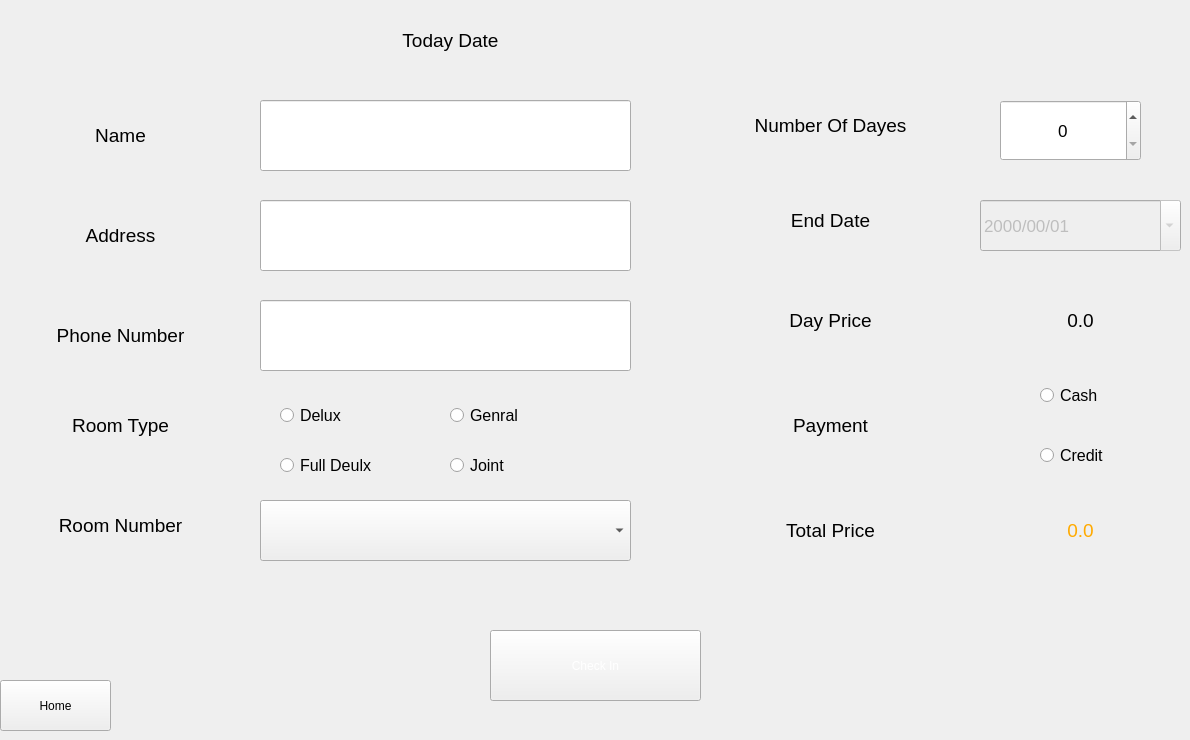
    <widget class="QWidget" name="tab">
     <attribute name="title">
      <string>Page</string>
     </attribute>
     <widget class="QLineEdit" name="lineEdit">
      <property name="geometry">
       <rect>
        <x>260</x>
        <y>100</y>
        <width>371</width>
        <height>71</height>
       </rect>
      </property>
      <property name="font">
       <font>
        <pointsize>13</pointsize>
       </font>
      </property>
     </widget>
     <widget class="QLineEdit" name="lineEdit_2">
      <property name="geometry">
       <rect>
        <x>260</x>
        <y>200</y>
        <width>371</width>
        <height>71</height>
       </rect>
      </property>
      <property name="font">
       <font>
        <pointsize>13</pointsize>
       </font>
      </property>
     </widget>
     <widget class="QLineEdit" name="lineEdit_3">
      <property name="geometry">
       <rect>
        <x>260</x>
        <y>300</y>
        <width>371</width>
        <height>71</height>
       </rect>
      </property>
      <property name="font">
       <font>
        <pointsize>13</pointsize>
       </font>
      </property>
     </widget>
     <widget class="QComboBox" name="comboBox_2">
      <property name="geometry">
       <rect>
        <x>260</x>
        <y>500</y>
        <width>371</width>
        <height>61</height>
       </rect>
      </property>
      <property name="font">
       <font>
        <pointsize>13</pointsize>
       </font>
      </property>
     </widget>
     <widget class="QDateEdit" name="dateEdit">
      <property name="enabled">
       <bool>false</bool>
      </property>
      <property name="geometry">
       <rect>
        <x>980</x>
        <y>200</y>
        <width>201</width>
        <height>51</height>
       </rect>
      </property>
      <property name="font">
       <font>
        <pointsize>13</pointsize>
       </font>
      </property>
      <property name="displayFormat">
       <string notr="true">yyyy/mm/dd</string>
      </property>
      <property name="calendarPopup">
       <bool>true</bool>
      </property>
     </widget>
     <widget class="QLabel" name="label">
      <property name="geometry">
       <rect>
        <x>30</x>
        <y>100</y>
        <width>181</width>
        <height>71</height>
       </rect>
      </property>
      <property name="font">
       <font>
        <pointsize>14</pointsize>
       </font>
      </property>
      <property name="text">
       <string>Name</string>
      </property>
      <property name="alignment">
       <set>Qt::AlignCenter</set>
      </property>
     </widget>
     <widget class="QLabel" name="label_20">
      <property name="geometry">
       <rect>
        <x>30</x>
        <y>200</y>
        <width>181</width>
        <height>71</height>
       </rect>
      </property>
      <property name="font">
       <font>
        <pointsize>14</pointsize>
       </font>
      </property>
      <property name="text">
       <string>Address</string>
      </property>
      <property name="alignment">
       <set>Qt::AlignCenter</set>
      </property>
     </widget>
     <widget class="QLabel" name="label_21">
      <property name="geometry">
       <rect>
        <x>30</x>
        <y>300</y>
        <width>181</width>
        <height>71</height>
       </rect>
      </property>
      <property name="font">
       <font>
        <pointsize>14</pointsize>
       </font>
      </property>
      <property name="text">
       <string>Phone Number</string>
      </property>
      <property name="alignment">
       <set>Qt::AlignCenter</set>
      </property>
     </widget>
     <widget class="QLabel" name="label_22">
      <property name="geometry">
       <rect>
        <x>30</x>
        <y>390</y>
        <width>181</width>
        <height>71</height>
       </rect>
      </property>
      <property name="font">
       <font>
        <pointsize>14</pointsize>
       </font>
      </property>
      <property name="text">
       <string>Room Type</string>
      </property>
      <property name="alignment">
       <set>Qt::AlignCenter</set>
      </property>
     </widget>
     <widget class="QLabel" name="label_23">
      <property name="geometry">
       <rect>
        <x>30</x>
        <y>490</y>
        <width>181</width>
        <height>71</height>
       </rect>
      </property>
      <property name="font">
       <font>
        <pointsize>14</pointsize>
       </font>
      </property>
      <property name="text">
       <string>Room Number</string>
      </property>
      <property name="alignment">
       <set>Qt::AlignCenter</set>
      </property>
     </widget>
     <widget class="QLabel" name="label_24">
      <property name="geometry">
       <rect>
        <x>740</x>
        <y>190</y>
        <width>181</width>
        <height>61</height>
       </rect>
      </property>
      <property name="font">
       <font>
        <pointsize>14</pointsize>
       </font>
      </property>
      <property name="text">
       <string>End Date</string>
      </property>
      <property name="alignment">
       <set>Qt::AlignCenter</set>
      </property>
     </widget>
     <widget class="QLabel" name="label_35">
      <property name="geometry">
       <rect>
        <x>740</x>
        <y>290</y>
        <width>181</width>
        <height>61</height>
       </rect>
      </property>
      <property name="font">
       <font>
        <pointsize>14</pointsize>
       </font>
      </property>
      <property name="text">
       <string>Day Price</string>
      </property>
      <property name="alignment">
       <set>Qt::AlignCenter</set>
      </property>
     </widget>
     <widget class="QLabel" name="label_36">
      <property name="geometry">
       <rect>
        <x>740</x>
        <y>500</y>
        <width>181</width>
        <height>61</height>
       </rect>
      </property>
      <property name="font">
       <font>
        <pointsize>14</pointsize>
       </font>
      </property>
      <property name="text">
       <string>Total Price</string>
      </property>
      <property name="alignment">
       <set>Qt::AlignCenter</set>
      </property>
     </widget>
     <widget class="QLabel" name="label_37">
      <property name="geometry">
       <rect>
        <x>990</x>
        <y>500</y>
        <width>181</width>
        <height>61</height>
       </rect>
      </property>
      <property name="font">
       <font>
        <family>MS Shell Dlg 2</family>
        <pointsize>14</pointsize>
        <weight>50</weight>
        <italic>false</italic>
        <bold>false</bold>
       </font>
      </property>
      <property name="styleSheet">
       <string notr="true">QLabel
{
font: 14pt &quot;MS Shell Dlg 2&quot;;
color : rgb(255, 170, 0)
}</string>
      </property>
      <property name="text">
       <string>0.0</string>
      </property>
      <property name="alignment">
       <set>Qt::AlignCenter</set>
      </property>
     </widget>
     <widget class="QLabel" name="label_38">
      <property name="geometry">
       <rect>
        <x>990</x>
        <y>290</y>
        <width>181</width>
        <height>61</height>
       </rect>
      </property>
      <property name="font">
       <font>
        <pointsize>14</pointsize>
       </font>
      </property>
      <property name="text">
       <string>0.0</string>
      </property>
      <property name="alignment">
       <set>Qt::AlignCenter</set>
      </property>
     </widget>
     <widget class="QPushButton" name="pushButton_25">
      <property name="geometry">
       <rect>
        <x>490</x>
        <y>630</y>
        <width>211</width>
        <height>71</height>
       </rect>
      </property>
      <property name="styleSheet">
       <string notr="true">QPushButton
{
font: 14pt &quot;MS Shell Dlg 2&quot;;
color : #ffffff
}</string>
      </property>
      <property name="text">
       <string>Check In</string>
      </property>
     </widget>
     <widget class="QPushButton" name="pushButton_53">
      <property name="geometry">
       <rect>
        <x>0</x>
        <y>680</y>
        <width>111</width>
        <height>51</height>
       </rect>
      </property>
      <property name="styleSheet">
       <string notr="true">QPushButton
{
font: 14pt &quot;MS Shell Dlg 2&quot;;
color : #rgb(131, 131, 131)
}</string>
      </property>
      <property name="text">
       <string>Home</string>
      </property>
     </widget>
     <widget class="QRadioButton" name="radioButton_3">
      <property name="geometry">
       <rect>
        <x>280</x>
        <y>400</y>
        <width>131</width>
        <height>31</height>
       </rect>
      </property>
      <property name="font">
       <font>
        <pointsize>12</pointsize>
       </font>
      </property>
      <property name="text">
       <string>Delux</string>
      </property>
     </widget>
     <widget class="QRadioButton" name="radioButton_4">
      <property name="geometry">
       <rect>
        <x>280</x>
        <y>450</y>
        <width>131</width>
        <height>31</height>
       </rect>
      </property>
      <property name="font">
       <font>
        <pointsize>12</pointsize>
       </font>
      </property>
      <property name="text">
       <string>Full Deulx</string>
      </property>
     </widget>
     <widget class="QRadioButton" name="radioButton_5">
      <property name="geometry">
       <rect>
        <x>450</x>
        <y>400</y>
        <width>131</width>
        <height>31</height>
       </rect>
      </property>
      <property name="font">
       <font>
        <pointsize>12</pointsize>
       </font>
      </property>
      <property name="text">
       <string>Genral</string>
      </property>
     </widget>
     <widget class="QRadioButton" name="radioButton_6">
      <property name="geometry">
       <rect>
        <x>450</x>
        <y>450</y>
        <width>131</width>
        <height>31</height>
       </rect>
      </property>
      <property name="font">
       <font>
        <pointsize>12</pointsize>
       </font>
      </property>
      <property name="text">
       <string>Joint</string>
      </property>
     </widget>
     <widget class="QLabel" name="label_25">
      <property name="geometry">
       <rect>
        <x>740</x>
        <y>390</y>
        <width>181</width>
        <height>71</height>
       </rect>
      </property>
      <property name="font">
       <font>
        <pointsize>14</pointsize>
       </font>
      </property>
      <property name="text">
       <string>Payment</string>
      </property>
      <property name="alignment">
       <set>Qt::AlignCenter</set>
      </property>
     </widget>
     <widget class="QLabel" name="label_26">
      <property name="geometry">
       <rect>
        <x>740</x>
        <y>90</y>
        <width>181</width>
        <height>71</height>
       </rect>
      </property>
      <property name="font">
       <font>
        <pointsize>14</pointsize>
       </font>
      </property>
      <property name="text">
       <string>Number Of Dayes</string>
      </property>
      <property name="alignment">
       <set>Qt::AlignCenter</set>
      </property>
     </widget>
     <widget class="QSpinBox" name="spinBox">
      <property name="geometry">
       <rect>
        <x>1000</x>
        <y>100</y>
        <width>141</width>
        <height>61</height>
       </rect>
      </property>
      <property name="font">
       <font>
        <pointsize>13</pointsize>
       </font>
      </property>
      <property name="alignment">
       <set>Qt::AlignCenter</set>
      </property>
     </widget>
     <widget class="QLabel" name="label_39">
      <property name="geometry">
       <rect>
        <x>360</x>
        <y>20</y>
        <width>181</width>
        <height>41</height>
       </rect>
      </property>
      <property name="font">
       <font>
        <pointsize>14</pointsize>
       </font>
      </property>
      <property name="text">
       <string>Today Date</string>
      </property>
      <property name="alignment">
       <set>Qt::AlignCenter</set>
      </property>
     </widget>
     <widget class="QLabel" name="label_40">
      <property name="geometry">
       <rect>
        <x>550</x>
        <y>20</y>
        <width>191</width>
        <height>41</height>
       </rect>
      </property>
      <property name="font">
       <font>
        <pointsize>14</pointsize>
       </font>
      </property>
      <property name="text">
       <string/>
      </property>
      <property name="alignment">
       <set>Qt::AlignCenter</set>
      </property>
     </widget>
     <widget class="QGroupBox" name="groupBox_2">
      <property name="geometry">
       <rect>
        <x>970</x>
        <y>360</y>
        <width>211</width>
        <height>121</height>
       </rect>
      </property>
      <property name="styleSheet">
       <string notr="true">border:none ; </string>
      </property>
      <property name="title">
       <string/>
      </property>
      <widget class="QRadioButton" name="radioButton_7">
       <property name="geometry">
        <rect>
         <x>70</x>
         <y>80</y>
         <width>131</width>
         <height>31</height>
        </rect>
       </property>
       <property name="font">
        <font>
         <pointsize>12</pointsize>
        </font>
       </property>
       <property name="text">
        <string>Credit</string>
       </property>
      </widget>
      <widget class="QRadioButton" name="radioButton_8">
       <property name="geometry">
        <rect>
         <x>70</x>
         <y>20</y>
         <width>131</width>
         <height>31</height>
        </rect>
       </property>
       <property name="font">
        <font>
         <pointsize>12</pointsize>
        </font>
       </property>
       <property name="text">
        <string>Cash</string>
       </property>
      </widget>
     </widget>
    </widget>
